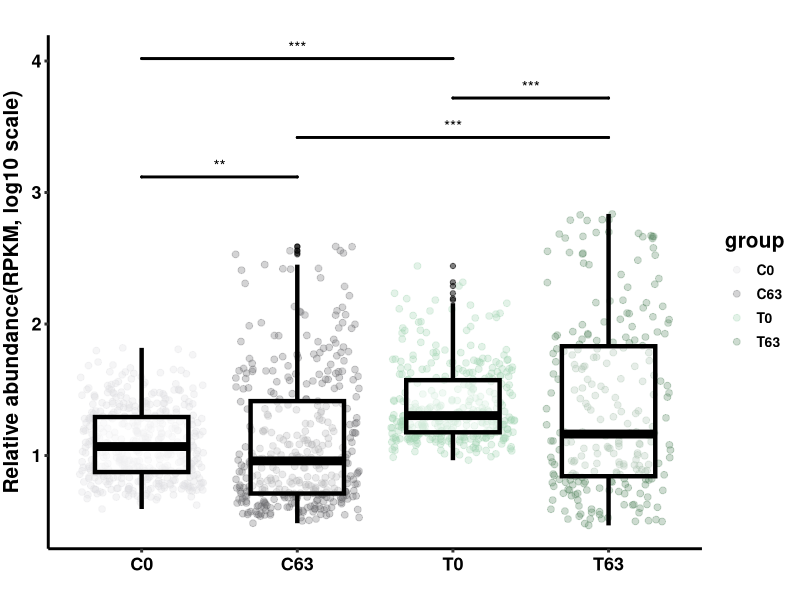
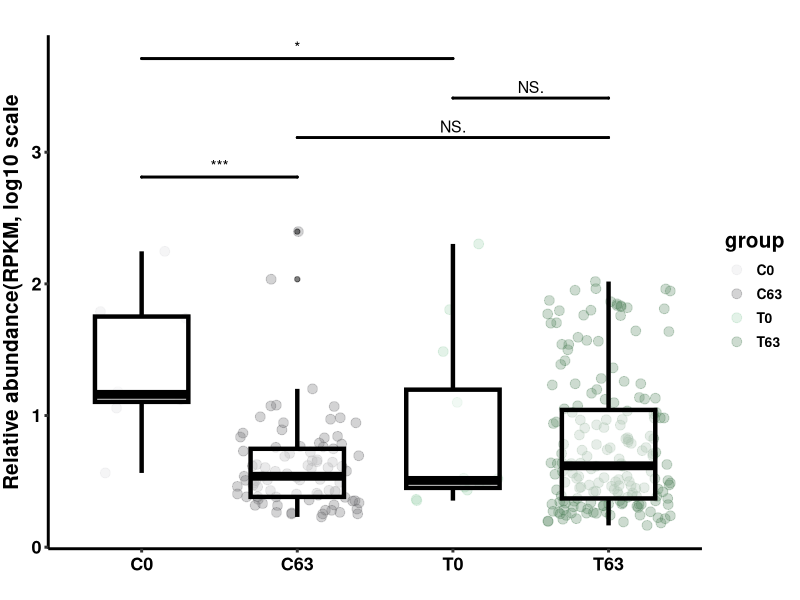
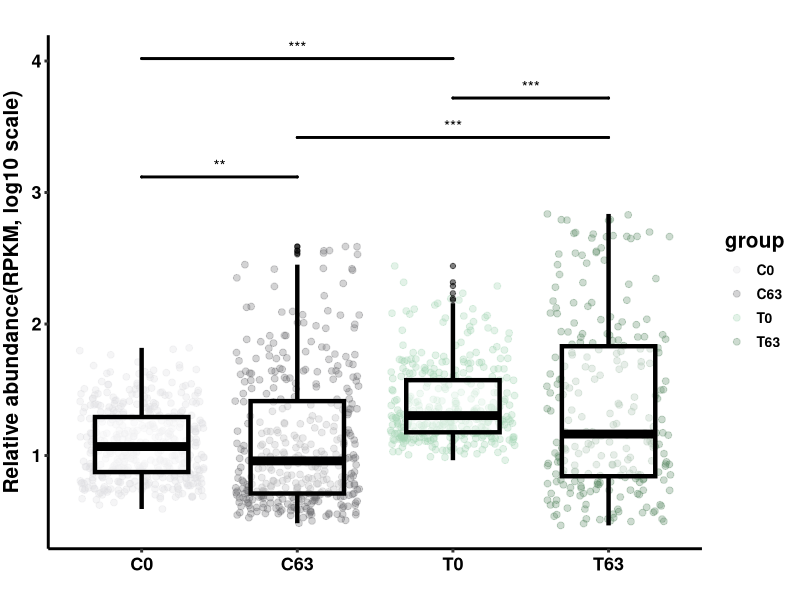
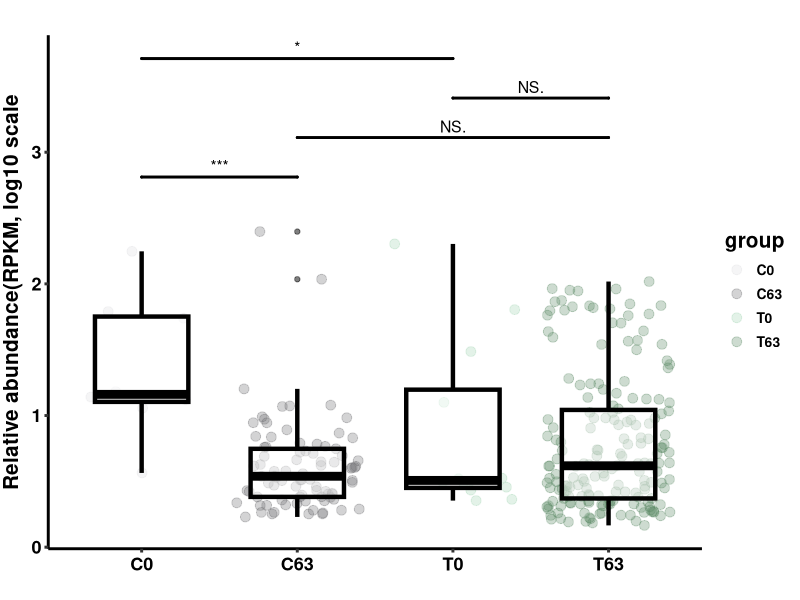

Here is the R script that generated these plots, in order:
# 导入所需的包
library(ggplot2)
library(ggsignif)
library(ggpubr)
library(RColorBrewer)
library(dplyr)


# Phycodnaviridae_CF
# 导入数据
plot_data_1 <- read.table("CF_Phycodnaviridae_abun_log10.txt",header=T)
# 数据统计
stat_plot_data_1 <- plot_data_1 %>% 
  dplyr::group_by(group) %>% 
  dplyr::summarize(
    count=n(),
    mean = mean(abundance),
    sd = sd(abundance)
  )

# 分组检验数据的正态性 
# shapiro.test(resid(lm(abundance ~ group,plot_data_1)))
# 不符合正态分布，用非参数检验：威尔科克森秩检验
# wilcox.test_1 <- wilcox.test(abundance ~ group, plot_data_1, paired = FALSE, alternative = 'two.sided')
# wilcox.test_1
# wilcox.test_1$p.value

p_1 <- ggplot(data=plot_data_1)+ 
  geom_jitter(mapping=aes(x=group,y=abundance,colour = group), #散点
              alpha = 0.3,size=2)+
  geom_boxplot(mapping=aes(x=group,y=abundance,colour = group), #箱线图
              alpha = 0.5,
              size=1.5,
              width = 0.6,
              colour = "black")+ 
  scale_color_manual(limits=c("C0","C63","T0","T63"), 
                     values=c("#DEDEE0","#6E6E70","#A2D5B2","#588662"))+ #颜色
  geom_signif(mapping=aes(x=group,y=abundance), # 不同组别的显著性
              comparisons = list(c("C0", "C63"),c("C63", "T63"),c("T0", "T63"),c("C0", "T0")),
              map_signif_level=T, # T显示显著性，F显示p value
              tip_length=c(0,0,0,0,0,0,0,0), # 修改显著性线两端的长短
              y_position = c(3,3.3,3.6,3.9), # 设置显著性线的位置高度
              size=1, # 修改线的粗细
              textsize = 4, # 修改显著性标记的大小
              test = "wilcox.test")+ # 检验的类型
  theme_classic(  # 主题设置，这个是无线条主题
    base_line_size = 1 # 坐标轴的粗细
  )+
  labs(title="",x="",y="Relative abundance(RPKM, log10 scale)")+ # 添加标题，x轴，y轴内容
  theme(plot.title = element_text(size = 15,
                                  colour = "black",
                                  hjust = 0.5),
        axis.title.y = element_text(size = 15, 
                                    color = "black",
                                    face = "bold", 
                                    vjust = 1.9, 
                                    hjust = 0.5, 
                                    angle = 90),
        legend.title = element_text(color="black", # 修改图例的标题
                                    size=15, 
                                    face="bold"),
        legend.text = element_text(color="black", # 设置图例标签文字
                                   size = 10, 
                                   face = "bold"),
        axis.text.x = element_text(size = 13,  # 修改X轴上字体大小，
                                   color = "black", # 颜色
                                   face = "bold", #  face取值：plain普通，bold加粗，italic斜体，bold.italic斜体加粗
                                   vjust = 0.5, # 位置
                                   hjust = 0.5, 
                                   angle = 0), #角度
        axis.text.y = element_text(size = 13,  
                                   color = "black",
                                   face = "bold", 
                                   vjust = 0.5, 
                                   hjust = 0.5, 
                                   angle = 0) 
  )
p_1

ggsave(paste("./", "CF_Phycodnaviridae_abundance.pdf", sep=""), p_1, width = 4, height = 5)


# Phycodnaviridae_VF_abundance
# 导入数据
plot_data_2 <- read.table("VF_Phycodnaviridae_abun_log10.txt",header=T)

# 数据统计
stat_plot_data_2 <- plot_data_2 %>% 
  dplyr::group_by(group) %>% 
  dplyr::summarize(
    count=n(),
    mean = mean(abundance),
    sd = sd(abundance)
  )

# 分组检验数据的正态性 
# shapiro.test(resid(lm(abundance ~ group,plot_data_2)))
# 不符合正态分布，用非参数检验：威尔科克森秩检验
# wilcox.test_2 <- wilcox.test(abundance ~ group, plot_data_2, paired = FALSE, alternative = 'two.sided')
# wilcox.test_2
# wilcox.test_2$p.value

p_2 <- ggplot(data=plot_data_2)+ 
  geom_jitter(mapping=aes(x=group,y=abundance,colour = group), #散点
              alpha = 0.3,size=3)+
  geom_boxplot(mapping=aes(x=group,y=abundance,colour = group), #箱线图
               alpha = 0.5,
               size=1.5,
               width = 0.6,
               colour = "black")+ 
  scale_color_manual(limits=c("C0","C63","T0","T63"), 
                     values=c("#DEDEE0","#6E6E70","#A2D5B2","#588662"))+ #颜色
  geom_signif(mapping=aes(x=group,y=abundance), # 不同组别的显著性
              comparisons = list(c("C0", "C63"),c("C63", "T63"),c("T0", "T63"),c("C0", "T0")),
              map_signif_level=T, # T显示显著性，F显示p value
              tip_length=c(0,0,0,0,0,0,0,0), # 修改显著性线两端的长短
              y_position = c(2.7,3,3.3,3.6), # 设置显著性线的位置高度
              size=1, # 修改线的粗细
              textsize = 4, # 修改显著性标记的大小
              test = "wilcox.test")+ # 检验的类型
  theme_classic(  # 主题设置，这个是无线条主题
    base_line_size = 1 # 坐标轴的粗细
  )+
  labs(title="",x="",y="Relative abundance(RPKM, log10 scale")+ # 添加标题，x轴，y轴内容
  theme(plot.title = element_text(size = 15,
                                  colour = "black",
                                  hjust = 0.5),
        axis.title.y = element_text(size = 15, 
                                    color = "black",
                                    face = "bold", 
                                    vjust = 1.9, 
                                    hjust = 0.5, 
                                    angle = 90),
        legend.title = element_text(color="black", # 修改图例的标题
                                    size=15, 
                                    face="bold"),
        legend.text = element_text(color="black", # 设置图例标签文字
                                   size = 10, 
                                   face = "bold"),
        axis.text.x = element_text(size = 13,  # 修改X轴上字体大小，
                                   color = "black", # 颜色
                                   face = "bold", #  face取值：plain普通，bold加粗，italic斜体，bold.italic斜体加粗
                                   vjust = 0.5, # 位置
                                   hjust = 0.5, 
                                   angle = 0), #角度
        axis.text.y = element_text(size = 13,  
                                   color = "black",
                                   face = "bold", 
                                   vjust = 0.5, 
                                   hjust = 0.5, 
                                   angle = 0) 
  )
p_2

ggsave(paste("./", "VF_Phycodnaviridae_abundance.pdf", sep=""), p_2, width = 4, height = 5)





